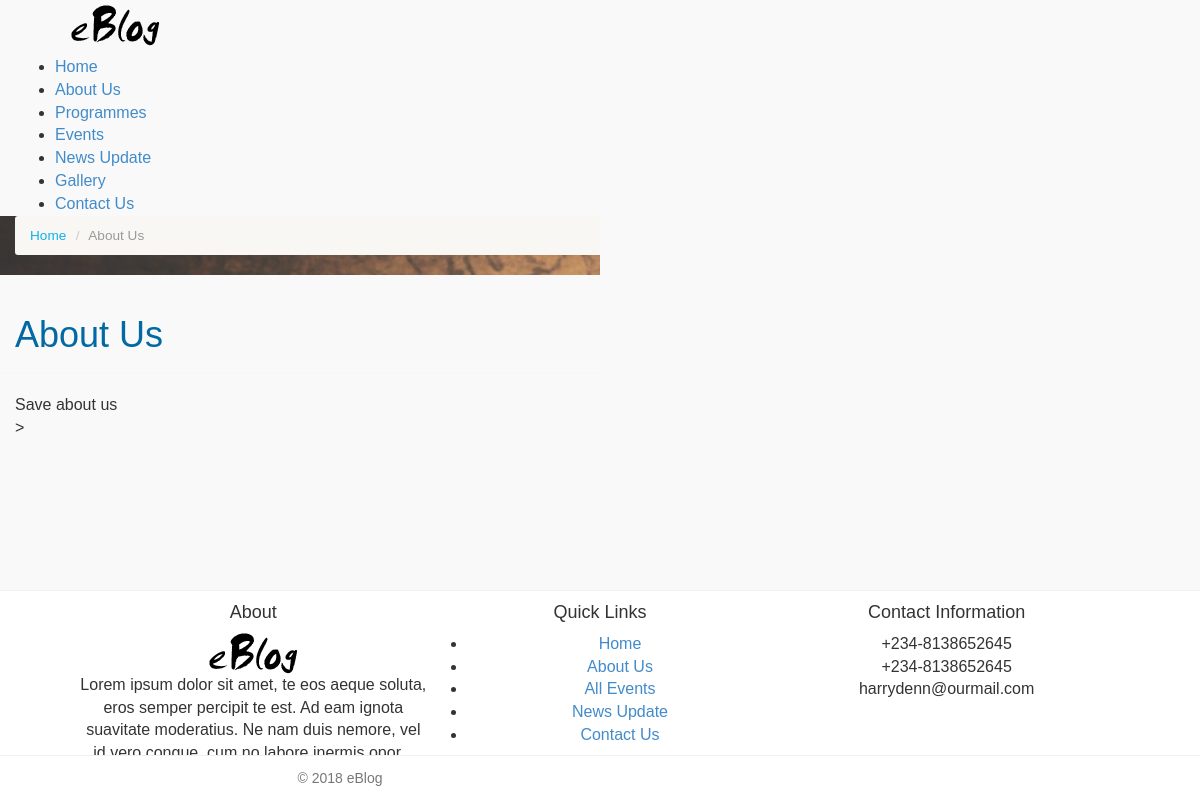
Page /about.php on the committed database.
### tables this page shows
CREATE TABLE IF NOT EXISTS `tbl_about` (
  `id` int(11) NOT NULL,
  `body` varchar(2500) NOT NULL
);

CREATE TABLE IF NOT EXISTS `welcome` (
  `id` int(11) NOT NULL,
  `body` varchar(2000) NOT NULL
);

CREATE TABLE IF NOT EXISTS `settings` (
  `id` int(11) NOT NULL,
  `site_name` varchar(45) NOT NULL,
  `site_title` varchar(60) NOT NULL,
  `email` varchar(60) NOT NULL,
  `site_desc` varchar(350) NOT NULL,
  `site_keyword` varchar(250) NOT NULL,
  `google_code` varchar(1000) NOT NULL,
  `street` varchar(100) NOT NULL,
  `city` varchar(60) NOT NULL,
  `country` varchar(50) NOT NULL,
  `phone` varchar(15) NOT NULL,
  `facebook` varchar(45) NOT NULL,
  `twitter` varchar(34) NOT NULL,
  `linkedin` varchar(45) NOT NULL,
  `status` varchar(25) NOT NULL
);

### about.php (the view)
<?php include "header.php"; ?>
  <div class="nav-backed-header parallax" style="background-image:url(images/slide2.jpg);">
    <div class="container">
      <div class="row">
        <div class="col-md-12">
          <ol class="breadcrumb">
            <li><a href="index.php">Home</a></li>
            <li class="active">About Us</li>
          </ol>
        </div>
      </div>
    </div>
  </div>
  <div class="page-header">
    <div class="container">
      <div class="row">
        <div class="col-md-12">
          <h1>About Us</h1>
        </div>
      </div>
    </div>
  </div>
  <?php
				$result = $db->prepare("SELECT * FROM tbl_about");
				$result->execute();
				for($i=0; $row = $result->fetch(); $i++){
               ?>
  <div class="main" role="main">
    <div id="content" class="content full">
      <div class="container">
        <div class="row">
          <div class="col-md-12">
   <?php echo $row['body']; ?> >
          </div>
          </div>
      </div>
    </div>
  </div>
  <?php } ?>
 <?php include "footer.php"; ?>

### footer.php (shortened to what this page needs)
  <footer class="site-footer">
    <div class="container">
      <div class="row">
        <div class="col-md-4 col-sm-4 widget footer-widget">
          <h4 class="footer-widget-title">About </h4>
          <img src="images/logo.png" alt="Logo">
		  <?php
				$result = $db->prepare("SELECT * FROM welcome");
				$result->execute();
				for($i=0; $row = $result->fetch(); $i++){
				?>
        <?php echo strip_tags(substr($row['body'],0,180)) ;?>...  <a href="about.php">Read More</a>
		  <?php } ?>
		</div>
        <div class="col-md-4 col-sm-4 widget footer-widget">
          <h4 class="footer-widget-title">Quick Links</h4>
          <ul>
            <li><a href="index.php">Home</a></li>
            <li><a href="about.php">About Us</a></li>
            <li><a href="events.php">All Events</a></li>
            <li><a href="news-updates.php">News Update</a></li>
            <li><a href="contact.php">Contact Us</a></li>
          </ul>
        </div>
		 <?php
				$result = $db->prepare("SELECT * FROM settings");
				$result->execute();
				for($i=0; $row = $result->fetch(); $i++){
               ?>
        <div class="col-md-4 col-sm-4 widget footer-widget">
          <h4 class="footer-widget-title">Contact Information</h4>
          <?php echo $row['phone']; ?> </br>
		  <?php echo $row['linkedin']; ?></br>
		 <?php echo $row['email']; ?>
        </div>
      </div>
    </div>
  </footer>
  <footer class="site-footer-bottom">
    <div class="container">
      <div class="row">
        <div class="copyrights-col-left col-md-6 col-sm-6">
          <p>&copy; 2018 eBlog</p>
        </div>
        <div class="copyrights-col-right col-md-6 col-sm-6">
        </div>
      </div>
    </div>
	<?php } ?>
  </footer>
</div>
</body>
</html>

### colors/color1.css (style rules this page uses)
.text-primary, .btn-primary .badge, .btn-link,a.list-group-item.active > .badge,.nav-pills > .active > a > .badge, p.drop-caps:first-child:first-letter, .accent-color, .events-listing .event-detail h4 a, .featured-sermon h4 a, .page-header h1, .post-more, ul.nav-list-primary > li a:hover, .widget_recent_comments a, .navigation .megamenu-container .megamenu-sub-title, .cause-item .progress-label, .payment-to-cause a, .products-list li .product-price, .products-list li .product-details h3 a:hover { color:#0369A3; }
p.drop-caps.secondary:first-child:first-letter, .accent-bg, .fa.accent-color, .btn-primary, .btn-primary.disabled, .btn-primary[disabled], fieldset[disabled] .btn-primary, .btn-primary.disabled:hover, .btn-primary[disabled]:hover, fieldset[disabled] .btn-primary:hover, .btn-primary.disabled:focus, .btn-primary[disabled]:focus, fieldset[disabled] .btn-primary:focus, .btn-primary.disabled:active, .btn-primary[disabled]:active, fieldset[disabled] .btn-primary:active, .btn-primary.disabled.active, .btn-primary[disabled].active, fieldset[disabled] .btn-primary.active, .dropdown-menu > .active > a, .dropdown-menu > .active > a:hover, .dropdown-menu > .active > a:focus, .nav-pills > li.active > a, .nav-pills > li.active > a:hover, .nav-pills > li.active > a:focus, .pagination > .active > a, .pagination > .active > span, .pagination > .active > a:hover, .pagination > .active > span:hover, .pagination > .active > a:focus, .pagination > .active > span:focus, .label-primary, .progress-bar, a.list-group-item.active, a.list-group-item.active:hover, a.list-group-item.active:focus, .panel-primary > .panel-heading, .carousel-indicators .active, .owl-theme .owl-controls .owl-page.active span, .owl-theme .owl-controls.clickable .owl-page:hover span, hr.sm, .flex-control-nav a:hover, .flex-control-nav a.flex-active, .title-note, .timer-col #days, .featured-block strong, .featured-gallery, .nav-backed-header, .next-prev-nav a, .event-description .panel-heading, .media-box .media-box-wrapper, .staff-item .social-icons a, .accordion-heading .accordion-toggle.active, .accordion-heading:hover .accordion-toggle, .accordion-heading:hover .accordion-toggle.inactive, .nav-tabs li a:hover, .nav-tabs li a:active, .nav-tabs li.active a, .fc-event, .timeline > li > .timeline-badge, .header-style3 .toprow, .featured-star, .featured-event-time, .goingon-events-floater-inner, .products-list .product-image .add-to-cart { background-color: #0369A3; }

### rows in the picture
tbl_about: body "Save about us"
welcome: body "Lorem ipsum dolor sit amet, te eos aeque soluta, eros semper percipit te est. Ad eam ignota suavitate moderatius. Ne nam duis nemore, vel id vero congue, cum no labore inermis opor"
settings: phone "+234-8138652645", linkedin "+234-8138652645", email "harrydenn@ourmail.com"
